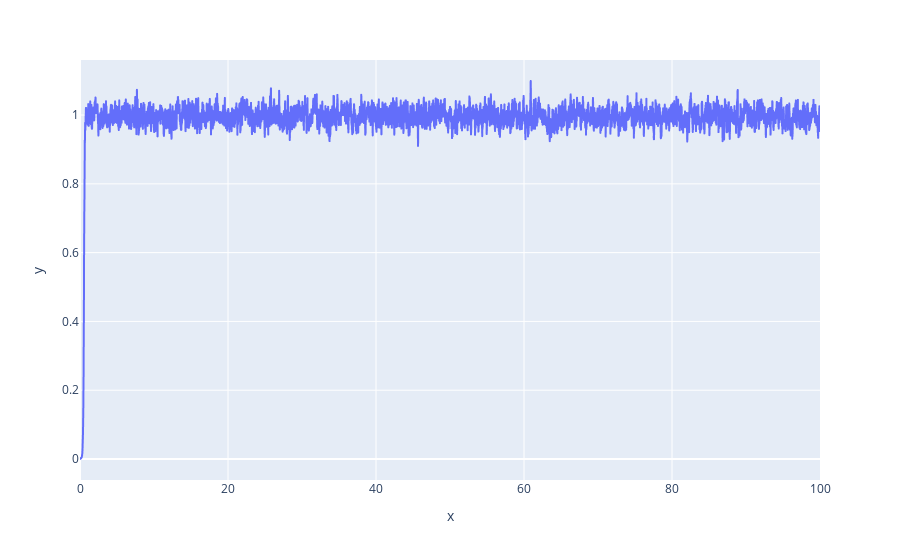

This figure's notebook cell:
### Code cell
fig = px.line(x = np.linspace(0,100,int(T/dt)), y = m)
fig.show()

### Figure 1 — Plotly figure (JSON) as saved in the notebook; plotly's stock layout.template omitted (floating-point values rounded to 4 significant figures; data arrays with more than 128 entries replaced by an {"elided": "..."} marker saying what was removed)
{"data": [{"hovertemplate": "x=%{x}<br>y=%{y}<extra></extra>", "legendgroup": "", "line": {"color": "#636efa", "dash": "solid"}, "marker": {"symbol": "circle"}, "mode": "lines", "name": "", "showlegend": false, "type": "scattergl", "x": {"elided": "10000 float values"}, "xaxis": "x", "y": {"elided": "10000 float values"}, "yaxis": "y"}], "layout": {"legend": {"tracegroupgap": 0}, "margin": {"t": 60}, "xaxis": {"anchor": "y", "domain": [0, 1], "title": {"text": "x"}}, "yaxis": {"anchor": "x", "domain": [0, 1], "title": {"text": "y"}}}}
